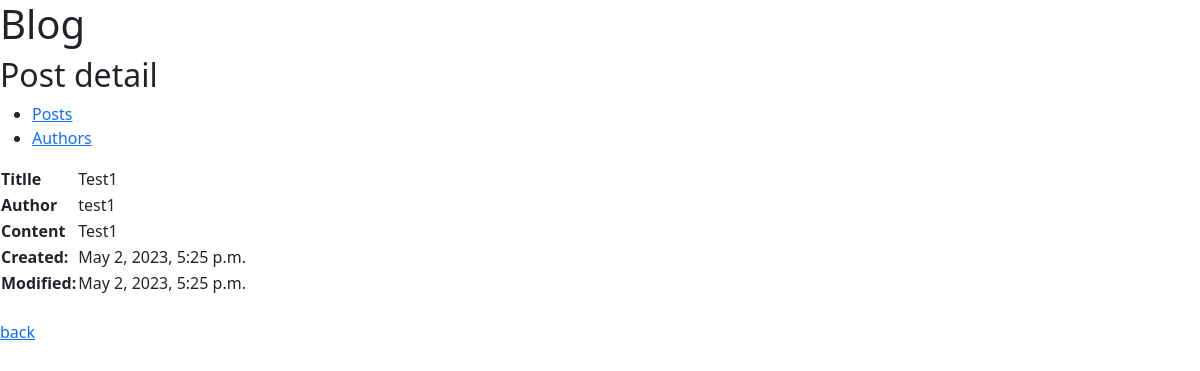
The page /posts/p/1 on the database its author committed.
### posts/models.py (models this page shows, shortened)
class Post(models.Model):
   title = models.CharField(max_length=20)
   content = models.TextField()
   created = models.DateTimeField(auto_now_add=True)
   modified = models.DateTimeField(auto_now_add=True)
   author_id = models.ForeignKey('posts.Author', on_delete=models.CASCADE, null=True, blank=True)

class Author(models.Model):
   nick = models.CharField(max_length=5)
   email = models.EmailField()

### posts/views.py (the view)
# urls.py: path('p/<int:id>', post_details, name="post_details"),
def post_details(request, id):
   post = Post.objects.get(id=id)
   return render(
       request=request,
       template_name="posts/post_details.html",
       context={"post": post}
   )

### posts/templates/posts/post_details.html
{% extends "posts/main.html" %}
{% block title %}Post detail{% endblock %}
{% block content %}
   <table>
       <tr>
           <th>Titlle</th>
           <td>{{ post.title }}</td>
       </tr>
       <tr>
           <th>Author</th>
           <td>{{ post.author_id.nick }}</td>
       </tr>
       <tr>
           <th>Content</th>
           <td>{{ post.content }}</td>
       </tr>
       <tr>
           <th>Created:</th>
           <td>{{ post.created }}</td>
       </tr>
       <tr>
           <th>Modified:</th>
           <td>{{ post.modified }}</td>
       </tr>
   </table>
   <br/>
   <a href="{% url "posts:posts_list" %}">back</a>
{% endblock %}

### rows shown on the page
Post: title "Test1", author_id.nick "test1", content "Test1", created "May 2, 2023, 5:25 p.m.", modified "May 2, 2023, 5:25 p.m."
